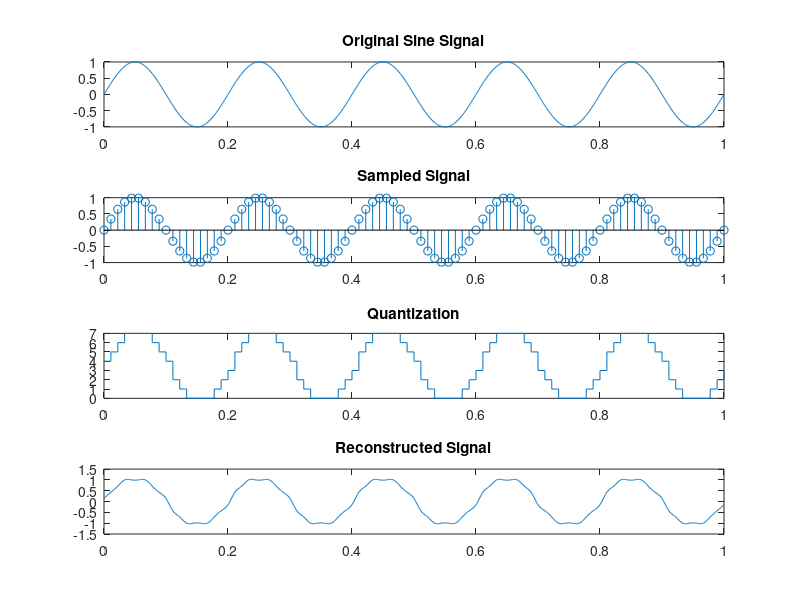

Write the MATLAB code that produced this figure.
% LAB1--PCM---------
clc;
clear;
close all;

fm = 5;
fs = 90;

% Sine signal
t = 0:0.001:1;
msg = sin(2*pi*fm*t);

% Sampling
n = 0:1/fs:1;
sample = sin(2*pi*fm*n);

% PCM
q = round((sample+1)*7/2);
pcm = dec2bin(q,3);

% Demodulation
d = bin2dec(pcm);
d = 2*d/7 - 1;
demod = interp1(n,d,t,'spline');

% Plot
subplot(4,1,1);
plot(t,msg);
title('Original Sine Signal');

subplot(4,1,2);
stem(n,sample);
title('Sampled Signal');

subplot(4,1,3);
stairs(n,q);
title('Quantization');

subplot(4,1,4);
plot(t,demod);
title('Reconstructed Signal');
